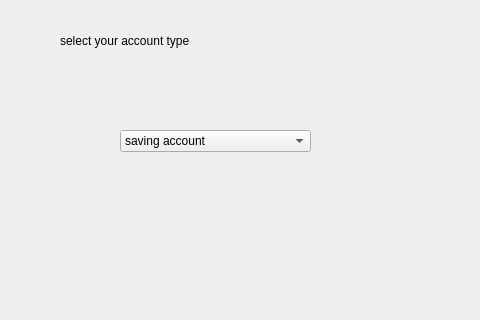
<?xml version="1.0" encoding="UTF-8"?>
<ui version="4.0">
 <class>Dialog</class>
 <widget class="QDialog" name="Dialog">
  <property name="geometry">
   <rect>
    <x>0</x>
    <y>0</y>
    <width>480</width>
    <height>320</height>
   </rect>
  </property>
  <property name="windowTitle">
   <string>Dialog</string>
  </property>
  <widget class="QComboBox" name="comboBox">
   <property name="geometry">
    <rect>
     <x>120</x>
     <y>130</y>
     <width>191</width>
     <height>22</height>
    </rect>
   </property>
   <item>
    <property name="text">
     <string>saving account</string>
    </property>
   </item>
   <item>
    <property name="text">
     <string>current acount</string>
    </property>
   </item>
   <item>
    <property name="text">
     <string>deposit account</string>
    </property>
   </item>
   <item>
    <property name="text">
     <string>fixed deposit account</string>
    </property>
   </item>
  </widget>
  <widget class="QLabel" name="label">
   <property name="geometry">
    <rect>
     <x>80</x>
     <y>240</y>
     <width>341</width>
     <height>61</height>
    </rect>
   </property>
   <property name="text">
    <string/>
   </property>
  </widget>
  <widget class="QLabel" name="label_2">
   <property name="geometry">
    <rect>
     <x>60</x>
     <y>20</y>
     <width>331</width>
     <height>41</height>
    </rect>
   </property>
   <property name="text">
    <string>select your account type</string>
   </property>
  </widget>
 </widget>
 <resources/>
 <connections/>
</ui>
